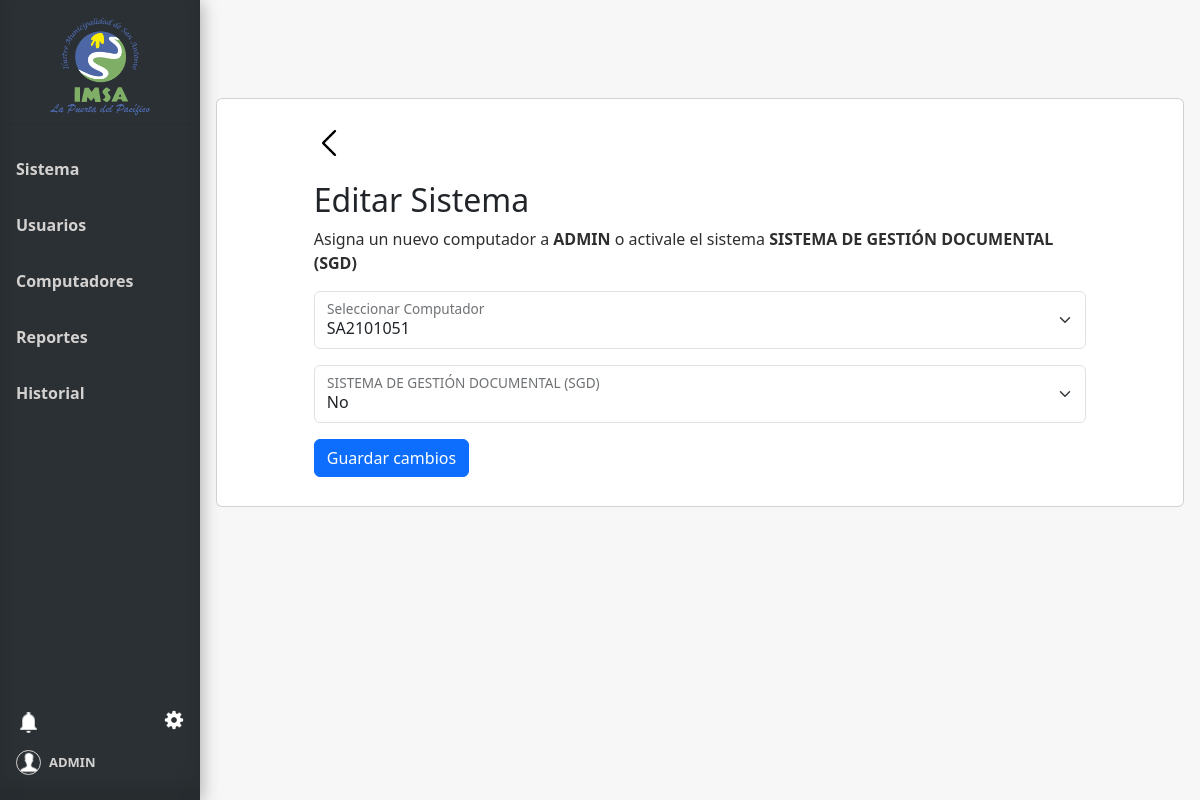
Page /editar_sistema/1/1/1 (signed in) on the committed database.
### tables this page shows
CREATE TABLE Usuario (
    Id_usuario INTEGER PRIMARY KEY AUTOINCREMENT,
    Nombre_user VARCHAR(100),
    Email VARCHAR(100),
    Psw VARCHAR(100),
    id_tipo_usuario,
    FOREIGN KEY (id_tipo_usuario) REFERENCES Tipo_usuario(id_tipo_usuario)
);

CREATE TABLE Sistema (
    Id_sistema INTEGER PRIMARY KEY AUTOINCREMENT,
    Nombre_sistema VARCHAR(100)
);

CREATE TABLE Usuario_Sistema_PC (
    Id_usuario INTEGER,
    Id_sistema INTEGER,
    Id_pc INTEGER,
    Activo BOOLEAN,
    PRIMARY KEY (Id_usuario, Id_sistema, Id_pc),
    FOREIGN KEY (Id_usuario) REFERENCES Usuario(Id_usuario),
    FOREIGN KEY (Id_sistema) REFERENCES Sistema(Id_sistema),
    FOREIGN KEY (Id_pc) REFERENCES Pc(Id_pc)
);

CREATE TABLE Pc (
    Id_pc INTEGER PRIMARY KEY AUTOINCREMENT,
    Nombre_pc VARCHAR(100),
    Placa VARCHAR(50),
    Almacenamiento INTEGER,  -- en GB
    Ram INTEGER,    -- en GB
    Fuente VARCHAR(100)
);

### app.py (the view, shortened to what this page needs)
@app.route('/editar_sistema/<int:id_sistema>/<int:id_usuario>/<int:id_pc>', methods=['GET', 'POST'])
@login_required
def editar_sistema(id_sistema, id_usuario, id_pc):
    conn = get_db_connection()
    try:
        user_pc = conn.execute('''
            SELECT Usuario.Id_usuario, Usuario.Nombre_user, Usuario_Sistema_PC.Id_pc, Pc.Nombre_pc,
                   Sistema.Nombre_sistema, Usuario_Sistema_PC.Activo, Usuario_Sistema_PC.Id_sistema
            FROM Usuario
            INNER JOIN Usuario_Sistema_PC ON Usuario.Id_usuario = Usuario_Sistema_PC.Id_usuario
            INNER JOIN Pc ON Pc.Id_pc = Usuario_Sistema_PC.Id_pc
            INNER JOIN Sistema ON Usuario_Sistema_PC.Id_sistema = Sistema.Id_sistema
            WHERE Usuario_Sistema_PC.Id_sistema = ? AND Usuario_Sistema_PC.Id_usuario = ? AND Usuario_Sistema_PC.Id_pc = ?
        ''', (id_sistema, id_usuario, id_pc)).fetchone()
        pcs = conn.execute("SELECT * FROM Pc").fetchall()
    except Exception as e:
        flash(f"Error: {str(e)}", "danger")
    finally:
        conn.close()
    user=current_user
    num_notificaciones_totales = get_total_notifications(user.id)
    info_notificaciones = get_info_notifications(user.id)
    return render_template('editar_sistema.html', user_pc=user_pc, pcs=pcs, user=user, num_notificaciones_totales=num_notificaciones_totales, info_notificaciones=info_notificaciones)

### app.py (called while the page is built)
@login_manager.user_loader
def load_user(user_id):
    return Usuario.get_by_id(user_id)

def get_db_connection():
    conn = sqlite3.connect('database.db')
    conn.row_factory = sqlite3.Row
    return conn

def get_total_notifications(user_id):
    conn = get_db_connection()
    total_notifications = conn.execute(
        'SELECT COUNT(*) FROM Notificaciones WHERE id_usuario = ?  AND leido = false',
        (user_id,)
    ).fetchone()[0]
    conn.close()
    return total_notifications

def get_info_notifications(user_id):
    conn = get_db_connection()
    info_notifiaciones= conn.execute(
        'SELECT * FROM Notificaciones WHERE id_usuario = ? ORDER BY id_notificacion DESC LIMIT 6',
        (user_id,)
    ).fetchall()
    conn.close()
    return info_notifiaciones

### model.py (called while the page is built)
def get_db_connection():
    conn = sqlite3.connect('database.db')
    conn.row_factory = sqlite3.Row
    return conn

    @staticmethod
    def get_by_id(id_usuario):
        conn = get_db_connection()
        user_data = conn.execute('SELECT * FROM Usuario WHERE Id_usuario = ?', (id_usuario,)).fetchone()
        conn.close()
        if user_data:
            return Usuario(user_data['Id_usuario'], user_data['Nombre_user'], user_data['Email'], user_data['psw'])
        return None

### templates/editar_sistema.html (shortened to what this page needs)
{% extends 'base.html' %}
{% block head %}
<link rel="stylesheet" href="{{ url_for('static', filename='css/style_editar_sistema.css')}}">
{% endblock %}
{% block content %}
<div class="card text-start mb-3">
    <div class="bodyBack">
        <a id="botonBack" href="{{url_for('index')}}" aria-valuetext="a"><img id="imgBack"
                src="{{ url_for('static', filename='img/icon-back.png')}}" alt="icon-back" width="30px"></a>
    </div>
    <form id="editForm" method="post"
        action="{{ url_for('editar_sistema', id_sistema=user_pc['Id_sistema'], id_usuario=user_pc['Id_usuario'], id_pc=user_pc['Id_pc']) }}">
        <h2>Editar Sistema</h2>
        <p>Asigna un nuevo computador a <b>{{ user_pc['Nombre_user'] }}</b> o activale el sistema <b>{{
                user_pc['Nombre_sistema'] }}</b></p>
        <div class="form-floating mb-3">
            <select id="selectPc" class="form-select" name="nuevo_Id_pc" required>
                {% for pc in pcs %}
                <option value="{{ pc['Id_pc'] }}" {% if pc['Id_pc']==user_pc['Id_pc'] %}selected{% endif %}>
                    {{ pc['Nombre_pc'] }}
                </option>
                {% endfor %}
            </select>
            <label for="selectPc" class="form-label">Seleccionar Computador</label>
        </div>
        <div class="form-floating mb-3">
            <select class="form-select" id="editActivo" name="Activo">
                <option value="0" {% if not user_pc['Activo'] %}selected{% endif %}>No</option>
            </select>
            <label for="editActivo" class="form-label">{{ user_pc['Nombre_sistema'] }}</label>
        </div>
        <button type="submit" class="btn btn-primary">Guardar cambios</button>
    </form>
</div>
{% endblock %}

### templates/base.html (shortened to what this page needs)
<!doctype html>
<html lang="es">
<head>
  {% block head %} {% endblock %}
  <link rel="stylesheet" href="{{ url_for('static', filename='css/style_base.css') }}">
  <link rel="stylesheet" href="{{ url_for('static', filename='css/style_ajustes.css') }}">
  <link href="https://cdn.jsdelivr.net/npm/bootstrap@5.3.3/dist/css/bootstrap.min.css" rel="stylesheet"
>
</head>
<body>
  <div class="sidebar" style="display: flex; flex-direction: column; height: 100vh;">
    <div class="tituloMenu">
      <img src="{{ url_for('static', filename='img/logo.png') }}" alt="Logo-IMSA" width="100px">
    </div>
    <hr>
    <a href="{{ url_for('index') }}" class="slide_right {% if request.endpoint == 'index' %}active{% endif %}">
      <b id="menu-link">Sistema</b>
    </a>
    <a href="{{ url_for('usuarios') }}" class="slide_right {% if request.endpoint == 'usuarios' %}active{% endif %}">
      <b id="menu-link">Usuarios</b>
    </a>
    <a href="{{ url_for('computadores') }}"
      class="slide_right {% if request.endpoint == 'computadores' %}active{% endif %}">
      <b id="menu-link">Computadores</b>
    </a>
    <a href="{{ url_for('reportes') }}" class="slide_right {% if request.endpoint == 'reportes' %}active{% endif %}">
      <b id="menu-link">Reportes</b>
    </a>
    <a href="{{ url_for('historial') }}" class="slide_right {% if request.endpoint == 'historial' %}active{% endif %}">
      <b id="menu-link">Historial</b>
    </a>
    <div class="menuAbajo">
      <div class="ajuste_notificacion">
        <div class="notificacion">
          <a href="" class="icon" data-bs-toggle="modal" data-bs-target="#ModalNotifiaciones">
            <img id="icon-campana" src="{{ url_for('static', filename='img/icon-campana.png') }}" alt="logoCampana">
          </a>
        </div>
        <div class="ajustes">
          <a href="" class="icon" data-bs-toggle="modal" data-bs-target="#ModalAjustes">
            <img async id="icon-ajuste" src="{{ url_for('static', filename='img/icon-ajuste.png') }}" alt="logoAjuste" ></a>
        </div>
      </div>
      <div class="bodyCuenta">
        <a href="#" id="cuenta">
          <img id="icon-cuenta" src="{{ url_for('static', filename='img/icon-usuario.png') }}" alt="">
          <b style="font-size: small;">{{ user.nombre_usuario}}</b>
        </a>
      </div>
  </div>
  </div>
  <div class="content">
    {% block content %}
    {% endblock %}
  </div>
</body>
</html>

### static/css/style_editar_sistema.css (style rules this page uses)
.bodyBack { width: 30px; padding-bottom: 3%; }
.card { margin-top: 10%; padding: 3% 10% 3% 10%; }

### static/css/style_base.css (style rules this page uses)
body { margin: 0; font-family: "Lato", sans-serif; background-color: #2b3034; height: 100vh; }
.content { background-color: #f7f7f7; height: 100vh; }
*, *::before, *::after { margin: 0; padding: 0; box-sizing: border-box; }
p { color: #2e2e2e; margin-bottom: 20px; }
.tituloMenu { display: flex; flex-direction: column; margin-top: 10px; margin-bottom: 10px; align-items: center; height: 11%; }
.sidebar { margin: 0; padding: 0; width: 200px; background-color: #2b3034; position: fixed; height: 100%; overflow: auto; box-shadow: inset 0 -1em 1em rgba(0, 0, 0, 0.1), 0.1em 0.1em 1em rgba(0, 0, 0, 0.3); }
.sidebar>a { display: flex; align-items: center; color: #d4d2d0; padding: 16px; text-decoration: none; display: inline-block; cursor: pointer; box-shadow: inset 0 0 0 0 #00213e; -webkit-transition: ease-out 0.4s; -moz-transition: ease-out 0.4s; transition: ease-out 0.4s; }
div.content { margin-left: 200px; padding: 1px 16px; height: 100%; }
#menu-link { margin: 15px 0px 15px 0px; }
.menuAbajo { display: flex; margin-top: auto; color: #d4d2d0; padding: 16px 16px 25px 16px; flex-direction: column; }
.menuAbajo a { color: #d4d2d0; text-decoration: none; cursor: pointer; }
.bodyCuenta { width: 80%; display: flex; justify-content: start; align-content: center; }
#cuenta { display: flex; align-items: center; }
#icon-cuenta { width: 25px; border: solid 1px; border-radius: 50%; margin-right: 8px; }
#icon-ajuste { width: 20px; }
.ajuste_notificacion { display: flex; flex-direction: row; justify-content: space-between; width: 100%; margin-bottom: 10px; }
.ajustes { display: flex; align-items: start; }
.ajustes img { padding-bottom: 10px; }
.notificacion a { display: flex; flex-direction: row; }
.icon { transition-duration: 0.3s; -webkit-tap-highlight-color: rgba(0, 0, 0, 0); transform: translateZ(0); box-shadow: 0 0 1px rgba(0, 0, 0, 0); }
#icon-campana { width: 25px; height: 25px; }

### rows in the picture
Usuario: nombre_usuario "ADMIN", Nombre_user "ADMIN"
Sistema: Nombre_sistema "SISTEMA DE GESTIÓN DOCUMENTAL (SGD)"
Usuario_Sistema_PC: nuevo_Id_pc "SA2101051", Activo "No"
